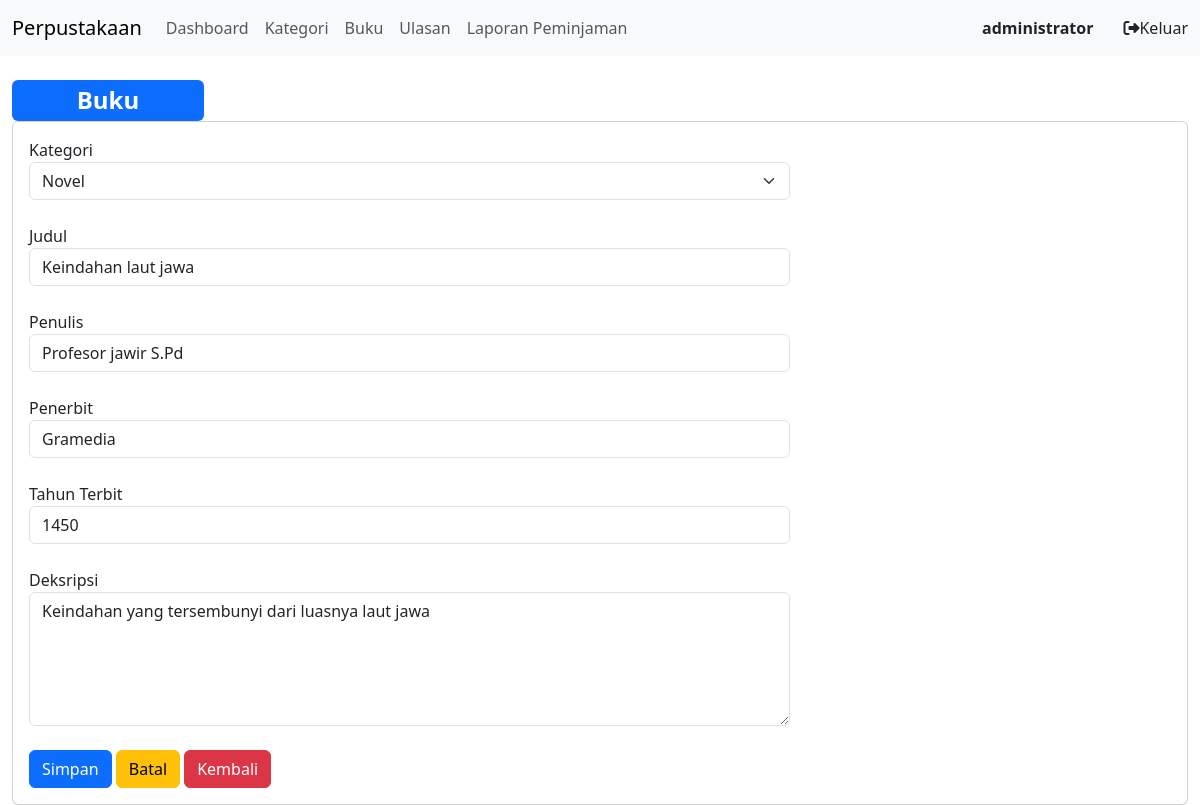
Page /index.php?page=buku_edit&&id=1 (signed in) on the committed database.
### tables this page shows
CREATE TABLE `buku` (
  `id_buku` int(11) NOT NULL,
  `id_kategori` int(11) DEFAULT NULL,
  `judul` varchar(255) DEFAULT NULL,
  `penulis` varchar(255) DEFAULT NULL,
  `penerbit` varchar(255) DEFAULT NULL,
  `tahun_terbit` varchar(255) DEFAULT NULL,
  `deskripsi` text DEFAULT NULL
);

CREATE TABLE `kategori` (
  `id_kategori` int(11) NOT NULL,
  `kategori` varchar(255) DEFAULT NULL
);

### buku_edit.php (the view, shortened to what this page needs)
<div class="badge bg-primary text-wrap mt-4 fs-4" style="width: 12rem;">
    Buku
</div>
<div class="card">
    <div class="card-body">
        <div class="row">
            <form action="" method="post">
                <?php
                $id = $_GET['id'];
                $q = mysqli_query($koneksi, "SELECT * FROM buku WHERE id_buku='$id'");
                $data = mysqli_fetch_array($q);
                ?>
                <label class="col-md-1">Kategori</label>
                <div class="col-md-8 mb-4">
                    <select name="id_kategori" class="form-select">
                        <?php
                        $kat = mysqli_query($koneksi, "SELECT * FROM kategori");
                        while ($kategori = mysqli_fetch_array($kat)) {
                        ?>
                            <option <?php if ($kategori['id_kategori'] == $data['id_kategori']) echo 'selecteds'; ?> value="<?php echo $kategori['id_kategori']; ?>"><?php echo $kategori['kategori']; ?></option>
                        <?php } ?>
                    </select>
                </div>
                <label class="col-md-1">Judul</label>
                <div class="col-md-8 mb-4">
                    <input type="text" name="judulBaru" class="form-control" value="<?php echo $data['judul']; ?>">
                </div>
                <label class="col-md-1">Penulis</label>
                <div class="col-md-8 mb-4">
                    <input type="text" name="penulisBaru" class="form-control" value="<?php echo $data['penulis']; ?>">
                </div>
                <label class="col-md-1">Penerbit</label>
                <div class="col-md-8 mb-4">
                    <input type="text" name="penerbitBaru" class="form-control" value="<?php echo $data['penerbit']; ?>">
                </div>
                <label class="col-md-1">Tahun Terbit</label>
                <div class="col-md-8 mb-4">
                    <input type="number" name="tahunTerbitbaru" class="form-control" value="<?php echo $data['tahun_terbit']; ?>">
                </div>
                <label class="col-md-1">Deksripsi</label>
                <div class="col-md-8 mb-4">
                    <textarea name="deskripsiBaru" rows="5" class="form-control"><?php echo $data['deskripsi']; ?></textarea>
                </div>
        </div>
        <div class="row">
            <div class="col-md-8">
                <button type="submit" class="btn btn-primary" name="submit" value="submit">Simpan</button>
                <button type="reset" class="btn btn-warning">Batal</button>
                <a href="?page=buku" class="btn btn-danger">Kembali</a>
            </div>
        </div>
    </div>
</div>

### rows in the picture
buku: id_kategori "Novel", judulBaru "Keindahan laut jawa", penulisBaru "Profesor jawir S.Pd", penerbitBaru "Gramedia", tahunTerbitbaru "1450", deskripsiBaru "Keindahan yang tersembunyi dari luasnya laut jawa"

### other values in the picture
$_SESSION['user']['nama'] "administrator"
